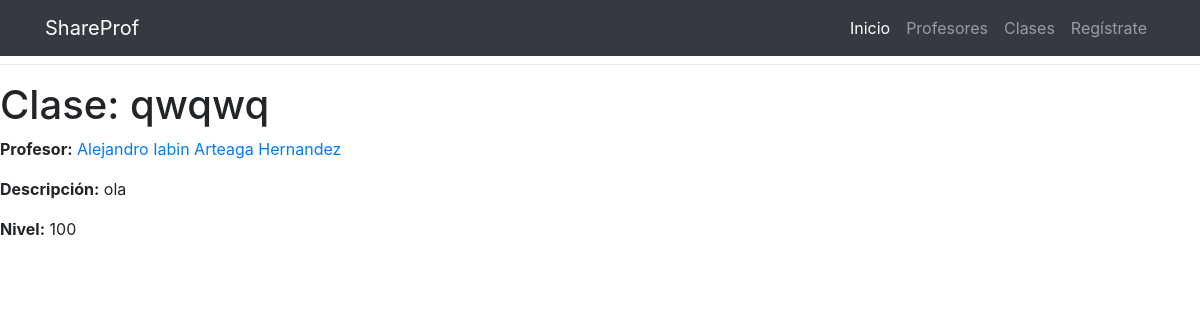
/course/2, run on the app's committed database.
### aplicacion/models.py (models this page shows, shortened)
class Course(models.Model):
    teacher     = models.ForeignKey(User, on_delete=models.CASCADE)
    title       = models.CharField(max_length=50)
    description = models.TextField()
    level       = models.CharField(max_length=30)

class User(models.Model):
    name      = models.CharField(max_length=50)
    email     = models.EmailField(max_length=30,unique= True)
    password  = models.CharField(max_length=100)
    language  = models.CharField(max_length=30)
    birthdate = models.DateField()
    profile_pic = models.ImageField(blank=True, upload_to='profile_pics', default='profile_pics/no-image.jpg')
    def __str__(self):
        return self.name

### aplicacion/views.py (the view)
# urls.py: url(r'^course/(?P<pk>\d+)$', views.CourseDetailView.as_view(template_name='course-detail.html'), name='course-detail'),
class CourseDetailView(DetailView):
    model = Course

### aplicacion/templates/course-detail.html
{% extends "base.html" %}
{% block content %}
  <h1>Clase: {{ course.title }}</h1>
  <p><strong>Profesor:</strong> <a href="">{{ course.teacher }}</a></p>
  <p><strong>Descripción:</strong> {{ course.description }}</p>
  <p><strong>Nivel:</strong> {{ course.level }}</p>
{% endblock %}

### data on the page
Course: title "qwqwq", teacher "Alejandro Iabin Arteaga Hernandez", description "ola", level "100"
